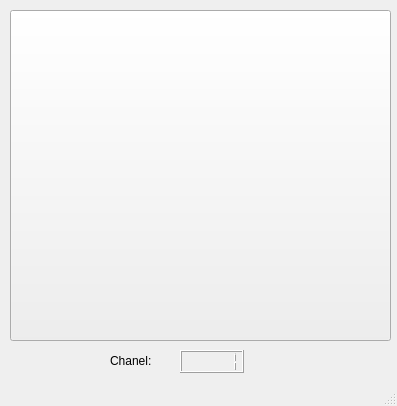
<?xml version="1.0" encoding="UTF-8"?>
<ui version="4.0">
 <class>TVDeviceClass</class>
 <widget class="QMainWindow" name="TVDeviceClass">
  <property name="geometry">
   <rect>
    <x>0</x>
    <y>0</y>
    <width>397</width>
    <height>406</height>
   </rect>
  </property>
  <property name="windowTitle">
   <string>TVDevice</string>
  </property>
  <widget class="QWidget" name="centralWidget">
   <widget class="QLCDNumber" name="lcdSelectedChanel">
    <property name="enabled">
     <bool>true</bool>
    </property>
    <property name="geometry">
     <rect>
      <x>180</x>
      <y>350</y>
      <width>64</width>
      <height>23</height>
     </rect>
    </property>
    <property name="value" stdset="0">
     <double>1.000000000000000</double>
    </property>
   </widget>
   <widget class="QLabel" name="lblSelectedChanel">
    <property name="geometry">
     <rect>
      <x>110</x>
      <y>340</y>
      <width>61</width>
      <height>41</height>
     </rect>
    </property>
    <property name="text">
     <string>Chanel:</string>
    </property>
   </widget>
   <widget class="QPushButton" name="btn_tv">
    <property name="geometry">
     <rect>
      <x>10</x>
      <y>10</y>
      <width>381</width>
      <height>331</height>
     </rect>
    </property>
    <property name="text">
     <string/>
    </property>
    <property name="icon">
     <iconset resource="figs.qrc">
      <normaloff>:/figs/figs/off.png</normaloff>:/figs/figs/off.png</iconset>
    </property>
    <property name="iconSize">
     <size>
      <width>372</width>
      <height>338</height>
     </size>
    </property>
   </widget>
  </widget>
  <widget class="QStatusBar" name="statusBar"/>
 </widget>
 <layoutdefault spacing="6" margin="11"/>
 <resources>
  <include location="figs.qrc"/>
 </resources>
 <connections/>
</ui>
